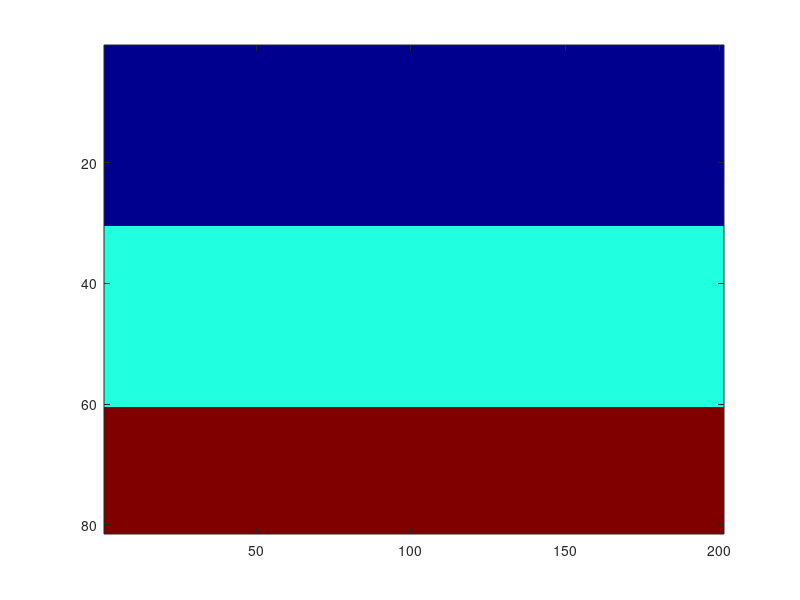

Recreate this plot in MATLAB. (Note: this script raises an error after producing the figure.)
clc
clear
close all
nz=81;nx=201;nt=2001;dt=0.0005;dx=10;dz=10;nb=50;
nzb=nz+2*nb;nxb=nx+2*nb;

fd=fopen('vel.dat','r');
vel=fread(fd,[nz nx],'float');
fclose(fd);
figure,
imagesc(vel);
colormap('jet');





fd=fopen('snap.dat','r');
rcd=fread(fd,[nt nx],'float');
fclose(fd);
x=(0:nx-1)*dx;t=(0:nt-1)*dt;
figure,
imagesc(x,t,rcd);
colormap('gray');
clim([-1.5 1.5]);



fd=fopen('wt.dat','r');
wt=fread(fd,[nt 1],'float');
fclose(fd);
figure,
plot(wt);


fd=fopen('snap.dat','r');
seis=fread(fd,[nzb nxb],'float');
figure,
h=imagesc(seis);
colormap('jet');
clim([-0.5 0.5]);
for it=2:nt
pause(0.01);
seis=fread(fd,[nzb nxb],'float');
set(h,'Cdata',seis);
end